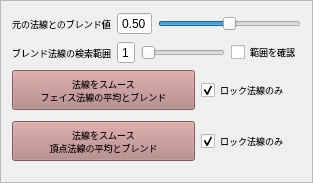
           <widget class="QFrame" name="SmoothNormal">
            <property name="minimumSize">
             <size>
              <width>0</width>
              <height>0</height>
             </size>
            </property>
            <property name="frameShape">
             <enum>QFrame::StyledPanel</enum>
            </property>
            <property name="frameShadow">
             <enum>QFrame::Raised</enum>
            </property>
            <layout class="QGridLayout" name="gridLayout_15">
             <item row="0" column="0">
              <layout class="QVBoxLayout" name="normSmothGrpVLO">
               <property name="topMargin">
                <number>0</number>
               </property>
               <property name="bottomMargin">
                <number>0</number>
               </property>
               <item>
                <layout class="QHBoxLayout" name="normSmothGrpBlendSldHLO">
                 <item>
                  <widget class="QLabel" name="normSmothGrpBlendSldLbl">
                   <property name="font">
                    <font>
                     <pointsize>7</pointsize>
                    </font>
                   </property>
                   <property name="toolTip">
                    <string/>
                   </property>
                   <property name="text">
                    <string>元の法線とのブレンド値</string>
                   </property>
                  </widget>
                 </item>
                 <item>
                  <widget class="QDoubleSpinBox" name="normSmothGrpBlendSldSpin">
                   <property name="toolTip">
                    <string>周辺の法線の平均値を選択中のコンポーネントの法線にブレンドする割合</string>
                   </property>
                   <property name="buttonSymbols">
                    <enum>QAbstractSpinBox::NoButtons</enum>
                   </property>
                   <property name="maximum">
                    <double>1.000000000000000</double>
                   </property>
                   <property name="value">
                    <double>0.500000000000000</double>
                   </property>
                  </widget>
                 </item>
                 <item>
                  <widget class="QSlider" name="normSmothGrpBlendSlider">
                   <property name="focusPolicy">
                    <enum>Qt::ClickFocus</enum>
                   </property>
                   <property name="maximum">
                    <number>100</number>
                   </property>
                   <property name="value">
                    <number>50</number>
                   </property>
                   <property name="orientation">
                    <enum>Qt::Horizontal</enum>
                   </property>
                  </widget>
                 </item>
                </layout>
               </item>
               <item>
                <layout class="QHBoxLayout" name="normSmothGrpRangeSldHLO">
                 <property name="topMargin">
                  <number>0</number>
                 </property>
                 <property name="bottomMargin">
                  <number>0</number>
                 </property>
                 <item>
                  <widget class="QLabel" name="normSmothGrpRangeSldLbl">
                   <property name="font">
                    <font>
                     <pointsize>7</pointsize>
                    </font>
                   </property>
                   <property name="text">
                    <string>ブレンド法線の検索範囲</string>
                   </property>
                  </widget>
                 </item>
                 <item>
                  <widget class="QDoubleSpinBox" name="normSmothGrpRangeSldSpin">
                   <property name="toolTip">
                    <string>平均値を取る範囲</string>
                   </property>
                   <property name="buttonSymbols">
                    <enum>QAbstractSpinBox::NoButtons</enum>
                   </property>
                   <property name="decimals">
                    <number>0</number>
                   </property>
                   <property name="minimum">
                    <double>1.000000000000000</double>
                   </property>
                   <property name="maximum">
                    <double>5.000000000000000</double>
                   </property>
                  </widget>
                 </item>
                 <item>
                  <widget class="QSlider" name="normSmothGrpRangeSlider">
                   <property name="focusPolicy">
                    <enum>Qt::ClickFocus</enum>
                   </property>
                   <property name="minimum">
                    <number>1</number>
                   </property>
                   <property name="maximum">
                    <number>5</number>
                   </property>
                   <property name="orientation">
                    <enum>Qt::Horizontal</enum>
                   </property>
                  </widget>
                 </item>
                 <item>
                  <widget class="QCheckBox" name="checkSmothGrpRangeChk">
                   <property name="font">
                    <font>
                     <pointsize>7</pointsize>
                    </font>
                   </property>
                   <property name="toolTip">
                    <string>どの範囲の平均値が反映されるのか目視で確認してから実行できます</string>
                   </property>
                   <property name="text">
                    <string>範囲を確認</string>
                   </property>
                  </widget>
                 </item>
                </layout>
               </item>
               <item>
                <layout class="QHBoxLayout" name="horizontalLayout_2">
                 <property name="rightMargin">
                  <number>0</number>
                 </property>
                 <property name="bottomMargin">
                  <number>5</number>
                 </property>
                 <item>
                  <widget class="QPushButton" name="normSmothFaceAvgBtn">
                   <property name="minimumSize">
                    <size>
                     <width>0</width>
                     <height>40</height>
                    </size>
                   </property>
                   <property name="font">
                    <font>
                     <pointsize>7</pointsize>
                    </font>
                   </property>
                   <property name="toolTip">
                    <string>周辺のフェイス法線の平均値を選択中のコンポーネントの法線にブレンド</string>
                   </property>
                   <property name="styleSheet">
                    <string notr="true">#normSmothFaceAvgBtn{background-color:#b38080;color:#000;}</string>
                   </property>
                   <property name="locale">
                    <locale language="Japanese" country="Japan"/>
                   </property>
                   <property name="text">
                    <string>法線をスムース
フェイス法線の平均とブレンド</string>
                   </property>
                  </widget>
                 </item>
                 <item>
                  <widget class="QCheckBox" name="applyOnlyLockedVertexFaceNormalChk1">
                   <property name="maximumSize">
                    <size>
                     <width>100</width>
                     <height>16777215</height>
                    </size>
                   </property>
                   <property name="font">
                    <font>
                     <pointsize>7</pointsize>
                    </font>
                   </property>
                   <property name="toolTip">
                    <string>ロックされた法線（黄色）だけスムースしたい場合にチェック
選択されていてもロックされていなければ実行しない。</string>
                   </property>
                   <property name="text">
                    <string>ロック法線のみ</string>
                   </property>
                   <property name="checked">
                    <bool>true</bool>
                   </property>
                  </widget>
                 </item>
                </layout>
               </item>
               <item>
                <layout class="QHBoxLayout" name="horizontalLayout_3">
                 <property name="bottomMargin">
                  <number>10</number>
                 </property>
                 <item>
                  <widget class="QPushButton" name="normSmothVtxAvgBtn">
                   <property name="minimumSize">
                    <size>
                     <width>0</width>
                     <height>40</height>
                    </size>
                   </property>
                   <property name="font">
                    <font>
                     <pointsize>7</pointsize>
                    </font>
                   </property>
                   <property name="toolTip">
                    <string>周辺の頂点法線の平均値を選択中のコンポーネントの法線にブレンド</string>
                   </property>
                   <property name="styleSheet">
                    <string notr="true">#normSmothVtxAvgBtn{background-color:#b38080;color:#000;}</string>
                   </property>
                   <property name="text">
                    <string>法線をスムース
頂点法線の平均とブレンド</string>
                   </property>
                  </widget>
                 </item>
                 <item>
                  <widget class="QCheckBox" name="applyOnlyLockedVertexFaceNormalChk2">
                   <property name="maximumSize">
                    <size>
                     <width>100</width>
                     <height>16777215</height>
                    </size>
                   </property>
                   <property name="font">
                    <font>
                     <pointsize>7</pointsize>
                    </font>
                   </property>
                   <property name="toolTip">
                    <string>ロックされた法線（黄色）だけスムースしたい場合にチェック
選択されていてもロックされていなければ実行しない。</string>
                   </property>
                   <property name="text">
                    <string>ロック法線のみ</string>
                   </property>
                   <property name="checked">
                    <bool>true</bool>
                   </property>
                  </widget>
                 </item>
                </layout>
               </item>
              </layout>
             </item>
            </layout>
           </widget>
